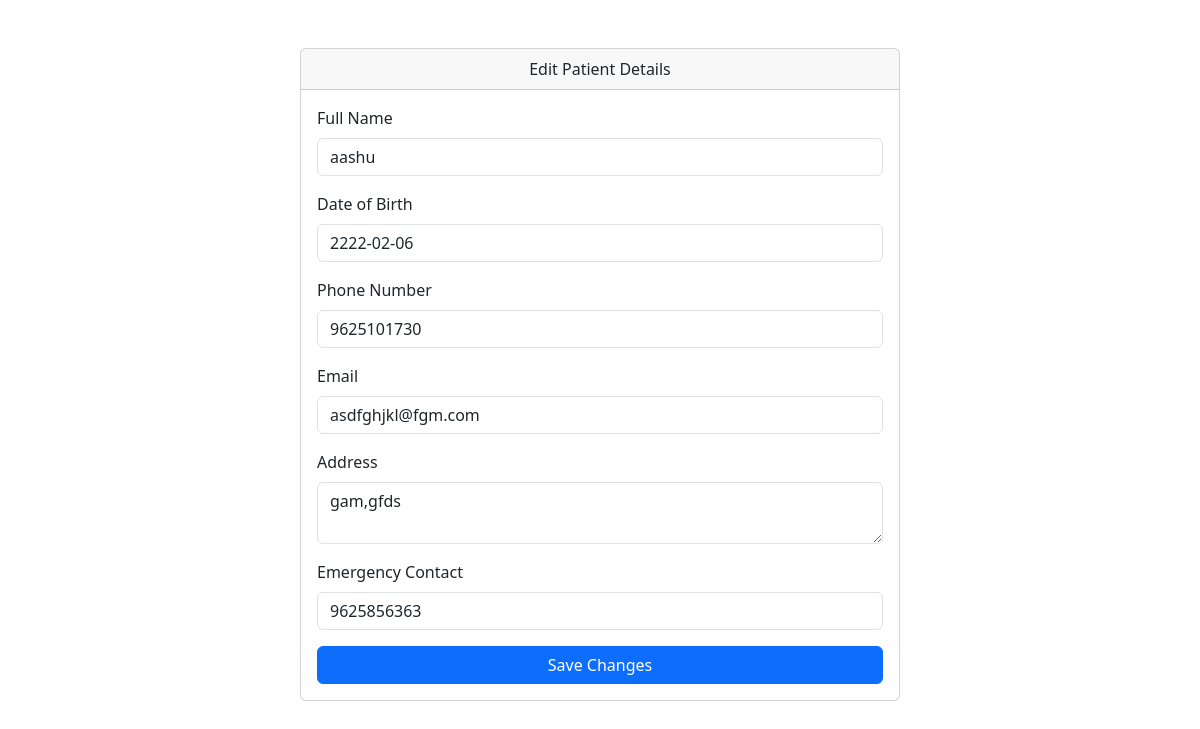
/edit-patient/4 (signed in), run on the app's committed database.
### models/models.py (models this page shows)
class Patient(db.Model):
    id=db.Column(db.Integer(),primary_key=True)
    userid = db.Column(db.Integer(),nullable=False)
    name=db.Column(db.String(50),nullable = False)
    dob = db.Column(db.String(20),nullable = False)
    phone= db.Column(db.Integer(),nullable = False)
    email=db.Column(db.String(50),nullable = False)
    address=db.Column(db.String(200),nullable = False)
    emergencycontact=db.Column(db.String(50),nullable = False)

### controllers/editPatientDetails.py (the view, shortened to what this page needs)
@theeditpatientdetails.route("/edit-patient/<int:id>", methods=['GET','POST'])
def EditPatientDetails(id):
    if('user' in session):
        patient = Patient.query.filter_by(userid=id).first_or_404()
    return render_template("editPatientDetails.html", patient=patient)

### templates/editPatientDetails.html (shortened to what this page needs)
<!DOCTYPE html>
<html lang="en">
<head>
    <link href="https://cdn.jsdelivr.net/npm/bootstrap@5.3.0-alpha1/dist/css/bootstrap.min.css" rel="stylesheet">
</head>
<body>
<div class="container mt-5">
    <div class="card mx-auto" style="max-width: 600px;">
        <div class="card-header text-center">
            Edit Patient Details
        </div>
        <div class="card-body">
            <form method="POST" action="/edit-patient/{{ session['id'] }}">
                <div class="mb-3">
                    <label for="name" class="form-label">Full Name</label>
                    <input type="text" class="form-control" id="name" name="name" value="{{ patient.name }}" required>
                </div>
                <div class="mb-3">
                    <label for="dob" class="form-label">Date of Birth</label>
                    <input type="text" class="form-control" id="dob" name="dob" value="{{ patient.dob }}" placeholder="YYYY-MM-DD" required>
                </div>
                <div class="mb-3">
                    <label for="phone" class="form-label">Phone Number</label>
                    <input type="tel" class="form-control" id="phone" name="phone" value="{{ patient.phone }}" required>
                </div>
                <div class="mb-3">
                    <label for="email" class="form-label">Email</label>
                    <input type="email" class="form-control" id="email" name="email" value="{{ patient.email }}" required>
                </div>
                <div class="mb-3">
                    <label for="address" class="form-label">Address</label>
                    <textarea class="form-control" id="address" name="address" rows="2" required>{{ patient.address }}</textarea>
                </div>
                <div class="mb-3">
                    <label for="emergencycontact" class="form-label">Emergency Contact</label>
                    <input type="text" class="form-control" id="emergencycontact" name="emergencycontact" value="{{ patient.emergencycontact }}" required>
                </div>
                <button type="submit" class="btn btn-primary w-100">Save Changes</button>
            </form>
        </div>
    </div>
</div>
</body>
</html>

### data on the page
Patient: name "aashu", dob "2222-02-06", phone "9625101730", email "asdfghjkl@fgm.com", address "gam,gfds", emergencycontact "9625856363"
